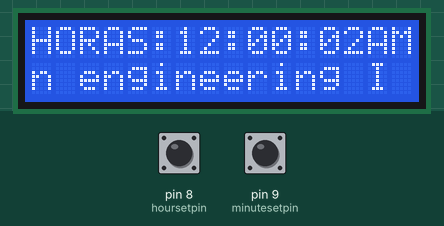
This sketch was run on a simulated Arduino Uno, built with avr-gcc and run on an emulated ATmega328P. Parts: 16×2 character LCD. The inputs (shaded band) are chosen by the test bench; at power-on: pin 8 (hoursetpin) HIGH, pin 9 (minutesetpin) HIGH.

Above: at 1.2 s.
1.3 s: pin 8 (hoursetpin) pulled LOW for 1.3 s
At 2.8 s:
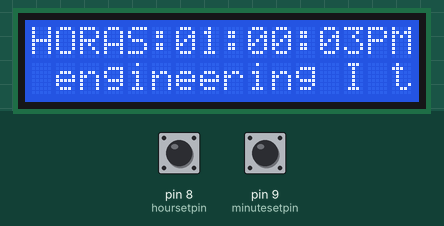
4.5 s: pin 9 (minutesetpin) pulled LOW for 1.3 s
At 5.9 s:
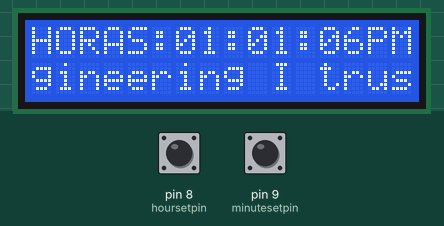
9.6 s: pin 8 (hoursetpin) pulled LOW for 1.3 s
At 10.9 s:
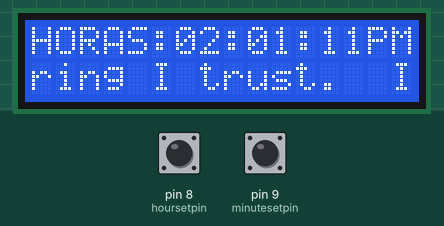
14.6 s: pin 9 (minutesetpin) pulled LOW for 1.3 s
At 15.9 s:
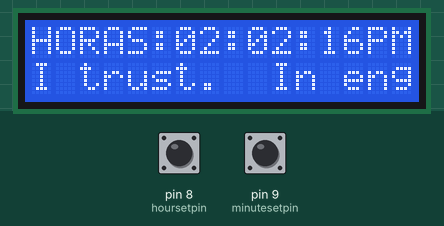
Timing chart, 0 to 17.6 s (numbered marks = the images above; inputs shaded):
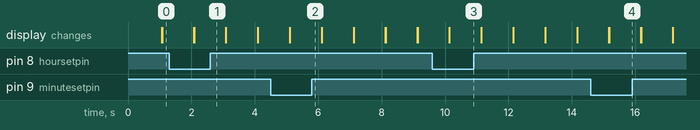

The sketch:

non-rtc-clock.ino
```cpp
#include <LiquidCrystal.h>

// github.com/forgeworksdev

//         :XXXXo;'                .;lXXXXl
//         cNX....                  ....KNo
//         ,do                          ld;
//         ...    .cccccc:  ;cccccc.    ...
//                ,NNxx0N0  kNKxxNN:
//                'KK. cKk  xKo  KK;
//                .::  .:;  ,:'  ::.
//              ,::::  .::::::'  ::::;
//
//              cxc  ',. .xx. .,,  :xo
//         .'.  ,:,  ...  ::.  ..  ':;  .'.
//         ,xd                          lx;
//         cNX''..                  ..''KNo
//         :KKKKl;'                .;cKKKKc

// ForgeWorks

// In engineering I trust.

//licensed under the GNU AFFERO GENERAL PUBLIC LICENSE

//=-=-=-=-=-=-=-=-=-=-=-=-=-=-=-=-=-=-=-=-=-=-=-=-

//Isso é um(a).....

//Relógio ajustável (Não RTC)

int hours = 12;
int minutes = 0;
int seconds = 0;

bool ispmflag = false;

const char message[] = "In engineering I trust.  ";
int textposition = 0;

// Podem ser qualquer pino digital com um resistor de pullup interno
#define hoursetpin 8
#define minutesetpin 9

// Pinos do display. Para uso sem chip ADC. Altere conforme o necessário
const int rs = 12, e = 11, d4 = 5, d5 = 4, d6 = 3, d7 = 2;

LiquidCrystal lcd(rs, e, d4, d5, d6, d7);

void setup() {
  // INPUT_PULLUP remove a necessidade de resistores para os botões
  pinMode(hoursetpin, INPUT_PULLUP);
  pinMode(minutesetpin, INPUT_PULLUP);

 Serial.begin(9600);

 lcd.begin(16,2); //Inicia o display, specificando que ele possui 16 colunas e 2 lihas
}


void debugPrint() {
    // Prints time to Serial Monitor for debugging.
  Serial.print("DEBUGTIME: ");
  Serial.print(hours);
  Serial.print(":");
  Serial.print(minutes);
  Serial.print(":");
  Serial.println(seconds);
  Serial.print("Valor da flag (bool): ");
  Serial.println(ispmflag ? "PM" : "AM");

}

void printTimeToScreen() {
  lcd.print("HORAS:");
  if (hours < 10) lcd.print("0");
  lcd.print(hours);
  lcd.print(":");
  if (minutes < 10) lcd.print("0");
  lcd.print(minutes);
  lcd.print(":");
  if (seconds < 10) lcd.print("0");
  lcd.print(seconds);
  lcd.print(ispmflag ? "PM" : "AM");
}

// Switches between AM and PM
void manageFlag() {
  if (hours == 12) {
    ispmflag = !ispmflag;
  }
}

void limitTime() {
  if (seconds >= 60) {
    seconds = 0;
    minutes++;
  }
  if (minutes >= 60) {
    minutes = 0;
    hours++;
  }
  if (hours > 12) {
    hours = 1;
  }
  manageFlag();
}


void checkButtonPress() {
  if (digitalRead(hoursetpin) == LOW) {
    hours++;  // Only increase hours, don't reset them here
  }
  if (digitalRead(minutesetpin) == LOW) {
    minutes++;
  }
  limitTime();
}

void printMessageToDisplay() {
  	lcd.setCursor(0,1);
    for (int i = 0; i < 16; i++) {
        int index = (textposition + i) % strlen(message);
        lcd.print(message[index]);
    }
    textposition = (textposition + 1) % strlen(message);
}
void loop() {
  printMessageToDisplay();
  lcd.setCursor(0,0);
  seconds++;
  printTimeToScreen();
  //debugPrint();
  delay(1000);
  lcd.clear();
  limitTime();
  checkButtonPress();
}
```

Measured:
- after the input at 1.3 s, the display: first differs from a run without the input after 0.78 s (image 1)
